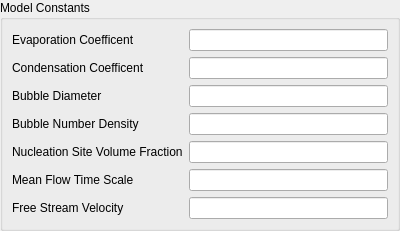
<?xml version="1.0" encoding="UTF-8"?>
<ui version="4.0">
 <class>CavitationConstantsWidget</class>
 <widget class="QWidget" name="CavitationConstantsWidget">
  <property name="geometry">
   <rect>
    <x>0</x>
    <y>0</y>
    <width>400</width>
    <height>226</height>
   </rect>
  </property>
  <property name="windowTitle">
   <string>Form</string>
  </property>
  <layout class="QVBoxLayout" name="verticalLayout">
   <property name="leftMargin">
    <number>0</number>
   </property>
   <property name="topMargin">
    <number>0</number>
   </property>
   <property name="rightMargin">
    <number>0</number>
   </property>
   <property name="bottomMargin">
    <number>0</number>
   </property>
   <item>
    <widget class="QGroupBox" name="groupBox">
     <property name="title">
      <string>Model Constants</string>
     </property>
     <layout class="QFormLayout" name="constantsLayout">
      <item row="0" column="0">
       <widget class="QLabel" name="label">
        <property name="text">
         <string>Evaporation Coefficent</string>
        </property>
       </widget>
      </item>
      <item row="0" column="1">
       <widget class="QLineEdit" name="evaporationCoefficient"/>
      </item>
      <item row="1" column="0">
       <widget class="QLabel" name="label_2">
        <property name="text">
         <string>Condensation Coefficent</string>
        </property>
       </widget>
      </item>
      <item row="2" column="0">
       <widget class="QLabel" name="label_3">
        <property name="text">
         <string>Bubble Diameter</string>
        </property>
       </widget>
      </item>
      <item row="3" column="0">
       <widget class="QLabel" name="label_4">
        <property name="text">
         <string>Bubble Number Density</string>
        </property>
       </widget>
      </item>
      <item row="4" column="0">
       <widget class="QLabel" name="label_5">
        <property name="text">
         <string>Nucleation Site Volume Fraction</string>
        </property>
       </widget>
      </item>
      <item row="5" column="0">
       <widget class="QLabel" name="label_6">
        <property name="text">
         <string>Mean Flow Time Scale</string>
        </property>
       </widget>
      </item>
      <item row="6" column="0">
       <widget class="QLabel" name="label_7">
        <property name="text">
         <string>Free Stream Velocity</string>
        </property>
       </widget>
      </item>
      <item row="1" column="1">
       <widget class="QLineEdit" name="condensationCoefficient"/>
      </item>
      <item row="2" column="1">
       <widget class="QLineEdit" name="bubbleDiameter"/>
      </item>
      <item row="3" column="1">
       <widget class="QLineEdit" name="bubbleNumberDensity"/>
      </item>
      <item row="4" column="1">
       <widget class="QLineEdit" name="nucleationSiteVolumeFraction"/>
      </item>
      <item row="5" column="1">
       <widget class="QLineEdit" name="meanFlowTimeScale"/>
      </item>
      <item row="6" column="1">
       <widget class="QLineEdit" name="freeStreamVelocity"/>
      </item>
     </layout>
    </widget>
   </item>
  </layout>
 </widget>
 <resources/>
 <connections/>
</ui>
